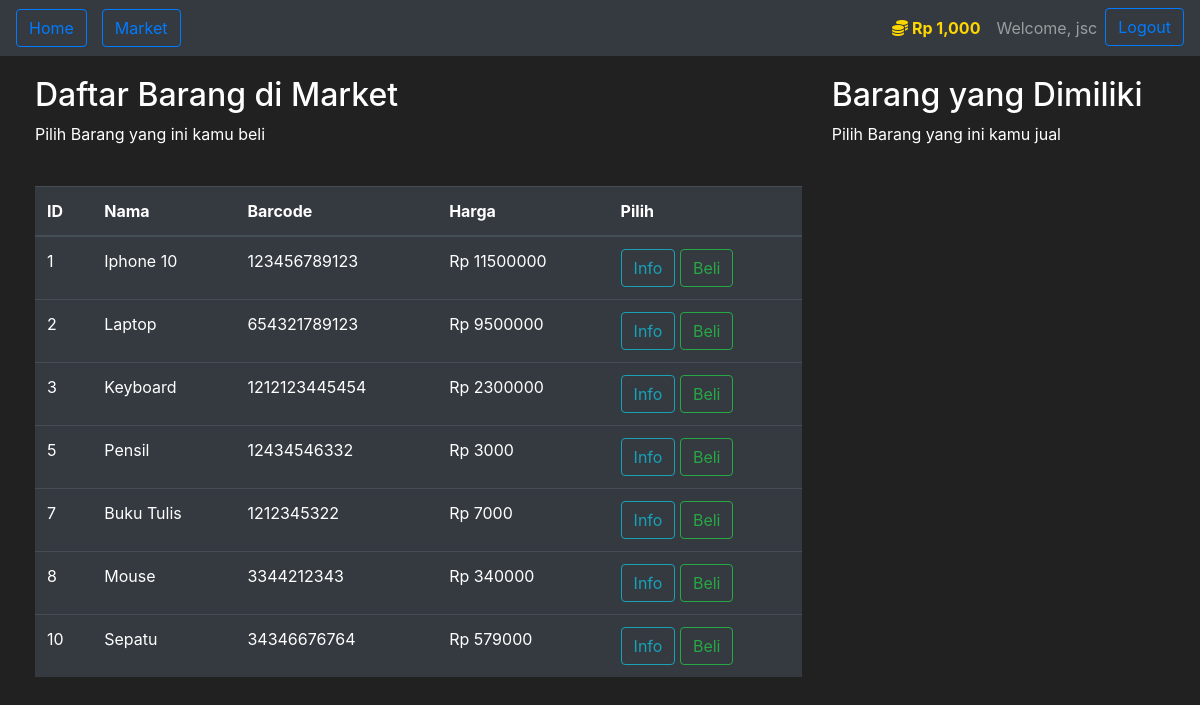
The app's page /market (signed in) with its own data.
### market/models.py (models this page shows, shortened)
class User(db.Model, UserMixin):
    id = db.Column(db.Integer(), primary_key=True)
    username = db.Column(db.String(length=30), nullable=False, unique=True)
    email_address = db.Column(db.String(length=50), nullable=False, unique=True)
    password_hash = db.Column(db.String(length=60), nullable=False)
    budget = db.Column(db.Integer(), nullable=False, default=1000000)
    items = db.relationship('Item', backref='owned_user', lazy=True)
    @property
    def prettier_budget(self):
        if len(str(self.budget)) >= 4:
            return f'Rp {str(self.budget)[:-3]},{str(self.budget)[-3:]}'
        else:
            return f"Rp {self.budget}"
    @property
    def password(self):
        return self.password

class Item(db.Model):
    id = db.Column(db.Integer(), primary_key=True)
    name = db.Column(db.String(length=30), nullable=False, unique=True)
    price = db.Column(db.Integer(), nullable=False)
    barcode = db.Column(db.String(length=12), nullable=False, unique=True)
    description = db.Column(db.String(length=1024), nullable=False, unique=True)
    owner = db.Column(db.Integer(), db.ForeignKey('user.id'))

### market/routes.py (the view, shortened to what this page needs)
@app.route('/market', methods=['GET', 'POST'])
@login_required
def market_page():
    purchase_form = PurchaseItemForm()
    selling_form = SellItemForm()
    if request.method == "GET":
        items = Item.query.filter_by(owner=None)
        owned_items = Item.query.filter_by(owner=current_user.id)
        return render_template('market.html', items=items, purchase_form=purchase_form, owned_items=owned_items, selling_form=selling_form)

### market/models.py (called while the page is built)
@login_manager.user_loader
def load_user(user_id):
    return User.query.get(int(user_id))

### market/templates/market.html (shortened to what this page needs)
{% extends 'base.html' %}
{% block content %}
<div class="row" style="margin-top:20px; margin-left:20px">
   <div class="col-8">
       <h2>Daftar Barang di Market</h2>
       <p>Pilih Barang yang ini kamu beli</p>
       <br>
      <table class="table table-hover table-dark">
         <thead>
            <tr>
               <th scope="col">ID</th>
               <th scope="col">Nama</th>
               <th scope="col">Barcode</th>
               <th scope="col">Harga</th>
               <th scope="col">Pilih</th>
            </tr>
         </thead>
         <tbody>
            {% for item in items %}
            <tr>
               <td>{{ item.id }}</td>
               <td>{{ item.name }}</td>
               <td>{{ item.barcode }}</td>
               <td>Rp {{ item.price }}</td>
               <td>
                  <button class="btn btn-outline-info" data-toggle="modal" data-target="#Modal-MoreInfo-{{ item.id }}">Info</button>
                  <button class="btn btn-outline-success" data-toggle="modal" data-target="#Modal-PurchaseConfirm-{{ item.id }}">Beli</button>
               </td>
            </tr>
            {% endfor %}
         </tbody>
      </table>
   </div>
   <div class="col-4">
        <h2>Barang yang Dimiliki</h2>
        <p>Pilih Barang yang ini kamu jual</p>
        <br>
   </div>
</div>
{% endblock %}

### market/templates/base.html (shortened to what this page needs)
<!doctype html>
<html lang="en">
   <head>
      <link rel="stylesheet" href="https://cdn.jsdelivr.net/npm/bootstrap@4.5.3/dist/css/bootstrap.min.css">
   </head>
   <body>
    <nav class="navbar navbar-expand-md navbar-dark bg-dark">
      <div class="collapse navbar-collapse" id="navbarNav">
        <ul class="navbar-nav mr-auto">
            <li class="nav-item active">
                <a class="btn btn-outline-primary" href="{{ url_for('home_page') }}">Home <span class="sr-only">(current)</span></a>
            </li>
            <li class="nav-item col-4">
                <a class="btn btn-outline-primary" href="{{ url_for('market_page') }}">Market</a>
            </li>
        </ul>
          {% if current_user.is_authenticated %}
            <ul class="navbar-nav">
                <li class="nav-item">
                    <a class="nav-link" style="color: gold; font-weight: bold">
                        <i class="fas fa-coins"></i>
                        {{ current_user.prettier_budget }}
                    </a>
                </li>
                <li class="nav-item">
                    <a class="nav-link">Welcome, {{ current_user.username }}</a>
                </li>
                <li class="nav-item">
                    <a class="btn btn-outline-primary" href="{{ url_for('logout_page') }}">Logout</a>
                </li>
            </ul>
          {% endif %}
      </div>
    </nav>
      {% block content %}
      {% endblock %}
   </body>
</html>

### market/templates/base.html (style rules this page uses)
body { background-color: #212121; color: white }

### records on screen
User: prettier_budget "Rp 1,000", username "jsc"
Item: id "1", name "Iphone 10", barcode "123456789123", price "11500000"
Item: id "2", name "Laptop", barcode "654321789123", price "9500000"
Item: id "3", name "Keyboard", barcode "1212123445454", price "2300000"
Item: id "5", name "Pensil", barcode "12434546332", price "3000"
Item: id "7", name "Buku Tulis", barcode "1212345322", price "7000"
Item: id "8", name "Mouse", barcode "3344212343", price "340000"
Item: id "10", name "Sepatu", barcode "34346676764", price "579000"
